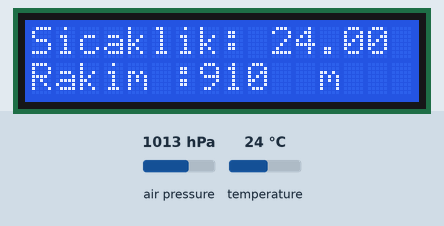
This sketch was run on a simulated Arduino Uno, built with avr-gcc and run on an emulated ATmega328P. Shown: 16×2 character LCD. The inputs (shaded band) are chosen by the test bench; at power-on: air pressure 1013 hPa, temperature 24 °C. What the sketch prints to the serial monitor is not drawn.

Above: at 2.0 s.
2.1 s: air pressure set to 952 hPa
At 3.3 s:
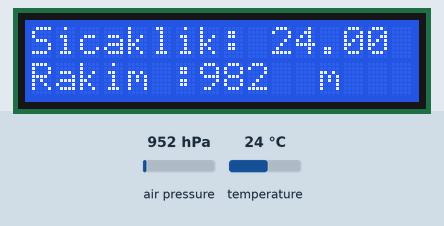
5.0 s: temperature set to 12 °C
At 6.4 s:
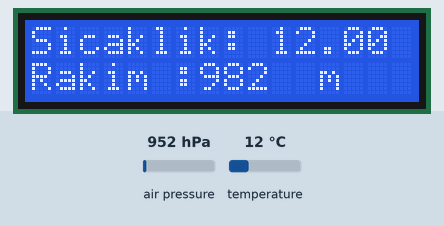
7.4 s: air pressure set to 1000 hPa
At 9.1 s:
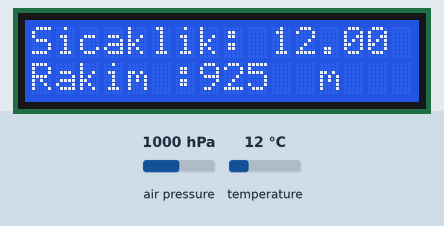
11.8 s: temperature set to 19 °C
At 13.8 s:
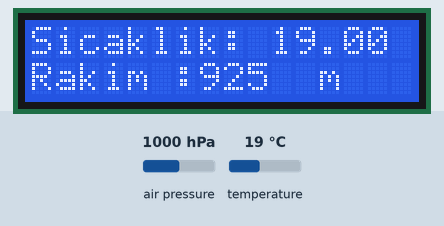
14.4 s: air pressure set to 975 hPa
At 16.2 s:
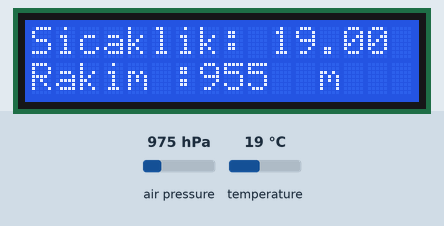
Timing chart, 0 to 17.7 s (numbered marks = the images above; inputs shaded):
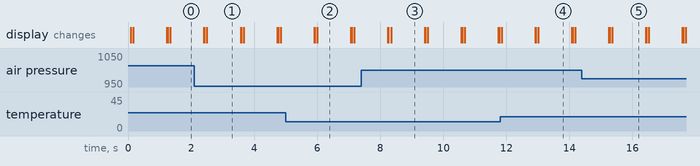

The sketch:

ALTIMETRE__Rak_m_olcer_2.ino
```cpp
#include <LiquidCrystal_I2C.h>
 LiquidCrystal_I2C lcd(0x27,16,2);
#include <SFE_BMP180.h>
#include <Wire.h>
#include<SoftwareSerial.h>
SoftwareSerial btBaglan(11,12);
// :
SFE_BMP180 pressure;
#define ALTITUDE 1049.0 // ISPARTA rakımı 1049.0 metre //1 mbar = 100Pa = 0.750062 mmHg. P/ mbar.
void setup()
{
Serial.begin(9600);
btBaglan.begin(9600);

Serial.println("Degerler Olculuyor");


if (pressure.begin())
Serial.println("BMP180 sensoru okuyor");
else
{

Serial.println("BMP180 init fail\n\n");
while(1); //
}
}
void loop()
{
char status;
double T,P,p0,a;
//
lcd.begin();

status = pressure.startTemperature();
if (status != 0)
{

delay(status);

status = pressure.getTemperature(T);
if (status != 0)
{

Serial.print("Sicaklik: ");
Serial.print(T,2);
Serial.println(" C, ");

lcd.print("Sicaklik: ");
lcd.print(T,2);
lcd.println(" C, ");


status = pressure.startPressure(3);
if (status != 0)
{

delay(status);

status = pressure.getPressure(P,T);
if (status != 0)
{

Serial.print("Mutlak basınc: ");
Serial.print(P,2);
Serial.print(" mb, ");
Serial.print(P*0.0295333727,2);
Serial.println(" inHg");


p0 = pressure.sealevel(P,ALTITUDE);


a = pressure.altitude(P,p0);


int rakim;

rakim = P*1.173;

rakim = map(rakim,0,2098,2098,0);

Serial.println("...............");
Serial.println("...............");
Serial.println("...............");


Serial.print("Rakim :");
Serial.println(rakim);
lcd.setCursor (0 ,1);
lcd.print("Rakim :");
lcd.println(rakim);
lcd.setCursor (11 ,1);
lcd.print(" m");
}
else Serial.println("error retrieving pressure measurement\n");
}
else Serial.println("error starting pressure measurement\n");
}
else Serial.println("error retrieving temperature measurement\n");
}
else Serial.println("error starting temperature measurement\n");
delay(1000); // Pause for 5 seconds.
}
```

Measured:
- what the display in image 1 shows lasts 1.1 s, from 2.5 s to 3.6 s
